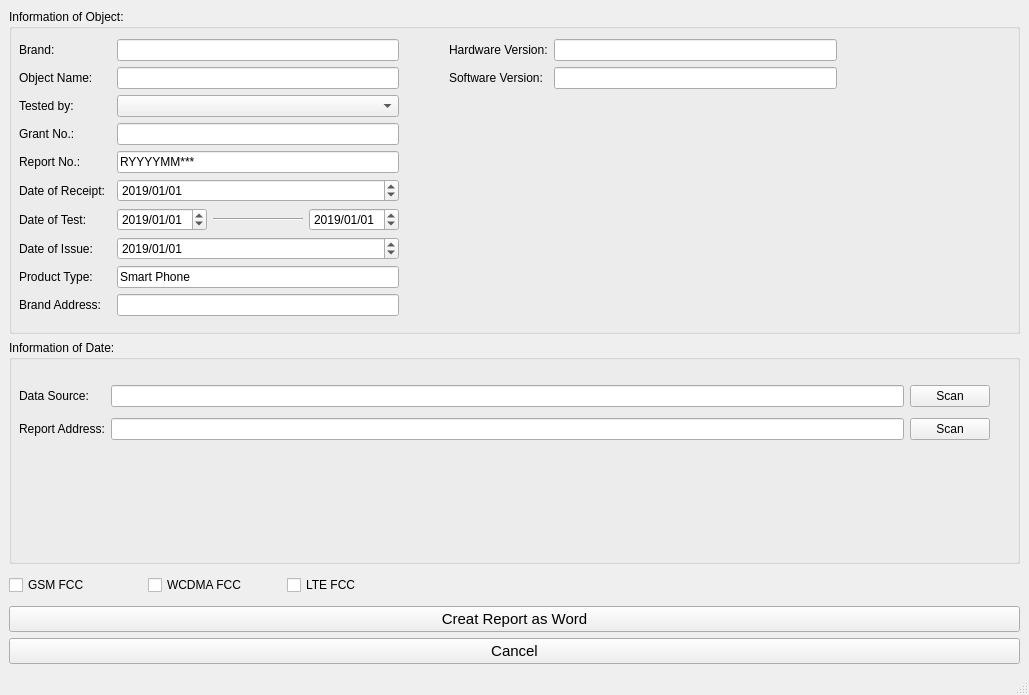
<?xml version="1.0" encoding="UTF-8"?>
<ui version="4.0">
 <class>Window_report_tool</class>
 <widget class="QMainWindow" name="Window_report_tool">
  <property name="geometry">
   <rect>
    <x>0</x>
    <y>0</y>
    <width>1029</width>
    <height>695</height>
   </rect>
  </property>
  <property name="windowTitle">
   <string>Report Tool</string>
  </property>
  <property name="windowIcon">
   <iconset>
    <normaloff>../image/icon/rep2.ico</normaloff>../image/icon/rep2.ico</iconset>
  </property>
  <widget class="QWidget" name="centralwidget">
   <layout class="QVBoxLayout" name="verticalLayout_2">
    <item>
     <widget class="QGroupBox" name="groupBox">
      <property name="title">
       <string>Information of Object:</string>
      </property>
      <widget class="QWidget" name="layoutWidget">
       <property name="geometry">
        <rect>
         <x>10</x>
         <y>30</y>
         <width>380</width>
         <height>277</height>
        </rect>
       </property>
       <layout class="QGridLayout" name="gridLayout">
        <item row="2" column="0">
         <widget class="QLabel" name="label">
          <property name="text">
           <string>Tested by:</string>
          </property>
         </widget>
        </item>
        <item row="3" column="0">
         <widget class="QLabel" name="label_3">
          <property name="text">
           <string>Grant No.:</string>
          </property>
         </widget>
        </item>
        <item row="1" column="2">
         <widget class="QLineEdit" name="lineEdit_objectname"/>
        </item>
        <item row="2" column="2">
         <widget class="QComboBox" name="comboBox_testedby">
          <item>
           <property name="text">
            <string/>
           </property>
          </item>
          <item>
           <property name="text">
            <string>王亮</string>
           </property>
          </item>
          <item>
           <property name="text">
            <string>鲁芬</string>
           </property>
          </item>
          <item>
           <property name="text">
            <string>郑红艳</string>
           </property>
          </item>
          <item>
           <property name="text">
            <string>陈燕</string>
           </property>
          </item>
          <item>
           <property name="text">
            <string>朱保华</string>
           </property>
          </item>
          <item>
           <property name="text">
            <string>李兴朗</string>
           </property>
          </item>
          <item>
           <property name="text">
            <string>王莹</string>
           </property>
          </item>
         </widget>
        </item>
        <item row="3" column="2">
         <widget class="QLineEdit" name="lineEdit_grantNo"/>
        </item>
        <item row="4" column="0">
         <widget class="QLabel" name="label_7">
          <property name="text">
           <string>Report No.:</string>
          </property>
         </widget>
        </item>
        <item row="5" column="0">
         <widget class="QLabel" name="label_4">
          <property name="text">
           <string>Date of Receipt:</string>
          </property>
         </widget>
        </item>
        <item row="5" column="2">
         <widget class="QDateEdit" name="dateEdit_receipt">
          <property name="dateTime">
           <datetime>
            <hour>0</hour>
            <minute>0</minute>
            <second>0</second>
            <year>2019</year>
            <month>1</month>
            <day>1</day>
           </datetime>
          </property>
          <property name="displayFormat">
           <string>yyyy/MM/dd</string>
          </property>
         </widget>
        </item>
        <item row="1" column="0">
         <widget class="QLabel" name="label_2">
          <property name="text">
           <string>Object Name:</string>
          </property>
         </widget>
        </item>
        <item row="8" column="0">
         <widget class="QLabel" name="label_11">
          <property name="text">
           <string>Product Type:</string>
          </property>
         </widget>
        </item>
        <item row="0" column="2">
         <widget class="QLineEdit" name="lineEdit_brand"/>
        </item>
        <item row="0" column="0">
         <widget class="QLabel" name="label_10">
          <property name="text">
           <string>Brand:</string>
          </property>
         </widget>
        </item>
        <item row="8" column="2">
         <widget class="QLineEdit" name="lineEdit_producttype">
          <property name="text">
           <string>Smart Phone</string>
          </property>
         </widget>
        </item>
        <item row="6" column="2">
         <layout class="QHBoxLayout" name="horizontalLayout">
          <item>
           <widget class="QDateEdit" name="dateEdit_teststart">
            <property name="dateTime">
             <datetime>
              <hour>0</hour>
              <minute>0</minute>
              <second>0</second>
              <year>2019</year>
              <month>1</month>
              <day>1</day>
             </datetime>
            </property>
            <property name="displayFormat">
             <string>yyyy/MM/dd</string>
            </property>
           </widget>
          </item>
          <item>
           <widget class="Line" name="line">
            <property name="orientation">
             <enum>Qt::Horizontal</enum>
            </property>
           </widget>
          </item>
          <item>
           <widget class="QDateEdit" name="dateEdit_teststop">
            <property name="dateTime">
             <datetime>
              <hour>0</hour>
              <minute>0</minute>
              <second>0</second>
              <year>2019</year>
              <month>1</month>
              <day>1</day>
             </datetime>
            </property>
            <property name="displayFormat">
             <string>yyyy/MM/dd</string>
            </property>
           </widget>
          </item>
         </layout>
        </item>
        <item row="7" column="0" colspan="2">
         <widget class="QLabel" name="label_6">
          <property name="text">
           <string>Date of Issue:</string>
          </property>
         </widget>
        </item>
        <item row="7" column="2">
         <widget class="QDateEdit" name="dateEdit_issue">
          <property name="dateTime">
           <datetime>
            <hour>0</hour>
            <minute>0</minute>
            <second>0</second>
            <year>2019</year>
            <month>1</month>
            <day>1</day>
           </datetime>
          </property>
          <property name="displayFormat">
           <string>yyyy/MM/dd</string>
          </property>
         </widget>
        </item>
        <item row="4" column="2">
         <widget class="QLineEdit" name="lineEdit_reportNo">
          <property name="text">
           <string>RYYYYMM***</string>
          </property>
         </widget>
        </item>
        <item row="6" column="0" colspan="2">
         <widget class="QLabel" name="label_5">
          <property name="text">
           <string>Date of Test:</string>
          </property>
         </widget>
        </item>
        <item row="9" column="0">
         <widget class="QLabel" name="label_12">
          <property name="text">
           <string>Brand Address:</string>
          </property>
         </widget>
        </item>
        <item row="9" column="2">
         <widget class="QLineEdit" name="lineEdit_brandaddr"/>
        </item>
       </layout>
      </widget>
      <widget class="QWidget" name="layoutWidget_2">
       <property name="geometry">
        <rect>
         <x>440</x>
         <y>30</y>
         <width>388</width>
         <height>51</height>
        </rect>
       </property>
       <layout class="QGridLayout" name="gridLayout_3">
        <item row="0" column="1">
         <widget class="QLineEdit" name="lineEdit_hwversion"/>
        </item>
        <item row="1" column="0">
         <widget class="QLabel" name="label_17">
          <property name="text">
           <string>Software Version:</string>
          </property>
         </widget>
        </item>
        <item row="0" column="0">
         <widget class="QLabel" name="label_19">
          <property name="text">
           <string>Hardware Version:</string>
          </property>
         </widget>
        </item>
        <item row="1" column="1">
         <widget class="QLineEdit" name="lineEdit_swversion"/>
        </item>
       </layout>
      </widget>
     </widget>
    </item>
    <item>
     <layout class="QVBoxLayout" name="verticalLayout">
      <item>
       <widget class="QGroupBox" name="groupBox_2">
        <property name="title">
         <string>Information of Date:</string>
        </property>
        <widget class="QWidget" name="layoutWidget">
         <property name="geometry">
          <rect>
           <x>10</x>
           <y>40</y>
           <width>971</width>
           <height>65</height>
          </rect>
         </property>
         <layout class="QGridLayout" name="gridLayout_2">
          <item row="0" column="0">
           <widget class="QLabel" name="label_8">
            <property name="text">
             <string>Data Source:</string>
            </property>
           </widget>
          </item>
          <item row="0" column="1">
           <widget class="QLineEdit" name="lineEdit_datesource"/>
          </item>
          <item row="0" column="2">
           <widget class="QPushButton" name="pushButton_scandatesource">
            <property name="text">
             <string>Scan</string>
            </property>
           </widget>
          </item>
          <item row="1" column="0">
           <widget class="QLabel" name="label_9">
            <property name="text">
             <string>Report Address:</string>
            </property>
           </widget>
          </item>
          <item row="1" column="1">
           <widget class="QLineEdit" name="lineEdit_reportadd"/>
          </item>
          <item row="1" column="2">
           <widget class="QPushButton" name="pushButton_scanreportadd">
            <property name="text">
             <string>Scan</string>
            </property>
           </widget>
          </item>
         </layout>
        </widget>
       </widget>
      </item>
      <item>
       <layout class="QHBoxLayout" name="horizontalLayout_3">
        <property name="sizeConstraint">
         <enum>QLayout::SetDefaultConstraint</enum>
        </property>
        <item>
         <layout class="QHBoxLayout" name="horizontalLayout_2">
          <item>
           <widget class="QCheckBox" name="checkBox_gsmfcc">
            <property name="text">
             <string>GSM FCC</string>
            </property>
           </widget>
          </item>
          <item>
           <widget class="QCheckBox" name="checkBox_wcdmafcc">
            <property name="text">
             <string>WCDMA FCC</string>
            </property>
           </widget>
          </item>
          <item>
           <widget class="QCheckBox" name="checkBox_ltefcc">
            <property name="sizePolicy">
             <sizepolicy hsizetype="Minimum" vsizetype="Minimum">
              <horstretch>0</horstretch>
              <verstretch>0</verstretch>
             </sizepolicy>
            </property>
            <property name="minimumSize">
             <size>
              <width>0</width>
              <height>10</height>
             </size>
            </property>
            <property name="maximumSize">
             <size>
              <width>16777215</width>
              <height>30</height>
             </size>
            </property>
            <property name="text">
             <string>LTE FCC</string>
            </property>
           </widget>
          </item>
         </layout>
        </item>
        <item>
         <spacer name="horizontalSpacer">
          <property name="orientation">
           <enum>Qt::Horizontal</enum>
          </property>
          <property name="sizeType">
           <enum>QSizePolicy::Minimum</enum>
          </property>
          <property name="sizeHint" stdset="0">
           <size>
            <width>600</width>
            <height>10</height>
           </size>
          </property>
         </spacer>
        </item>
       </layout>
      </item>
      <item>
       <widget class="QPushButton" name="pushButton_creatreport">
        <property name="font">
         <font>
          <pointsize>11</pointsize>
         </font>
        </property>
        <property name="text">
         <string>Creat Report as Word</string>
        </property>
       </widget>
      </item>
      <item>
       <widget class="QPushButton" name="pushButton_cancel">
        <property name="font">
         <font>
          <pointsize>11</pointsize>
          <weight>50</weight>
          <bold>false</bold>
         </font>
        </property>
        <property name="text">
         <string>Cancel</string>
        </property>
       </widget>
      </item>
     </layout>
    </item>
   </layout>
   <zorder>layoutWidget</zorder>
   <zorder>groupBox</zorder>
  </widget>
  <widget class="QMenuBar" name="menubar">
   <property name="geometry">
    <rect>
     <x>0</x>
     <y>0</y>
     <width>1029</width>
     <height>26</height>
    </rect>
   </property>
  </widget>
  <widget class="QStatusBar" name="statusbar"/>
 </widget>
 <resources/>
 <connections/>
</ui>
